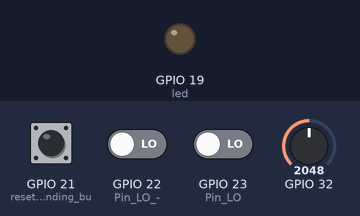
The sketch below on a simulated ESP32. Shown: output pins drawn as LEDs (lit = HIGH). The inputs (shaded band) are chosen by the test bench; at power-on: GPIO 21 (reset_and_data_sending_bu) LOW, GPIO 22 (Pin_LO_-) LOW, GPIO 23 (Pin_LO) LOW, GPIO 32 = 2048. WiFi joins after 1.5 s; servers stay silent unless stated; what the sketch prints to the serial monitor is not drawn.

Above: at 3.2 s.
3.3 s: GPIO 21 (reset_and_data_sending_bu) pulled HIGH for 3.2 s
At 4.4 s:
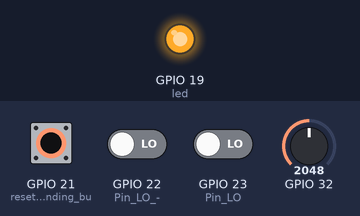
9.5 s: GPIO 21 (reset_and_data_sending_bu) pulled HIGH for 0.15 s
At 12.41 s:
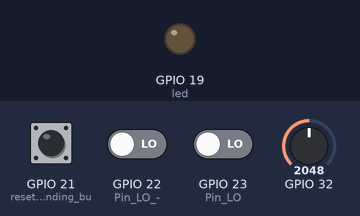
12.6 s: GPIO 21 (reset_and_data_sending_bu) pulled HIGH for 1 s
At 13.9 s:
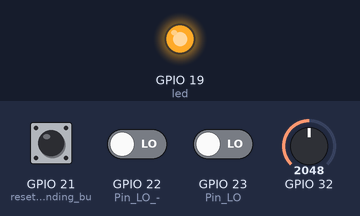
16.6 s: GPIO 21 (reset_and_data_sending_bu) driven HIGH and GPIO 22 (Pin_LO_-) driven HIGH
18.1 s: GPIO 22 (Pin_LO_-) driven LOW
At 19.3 s:
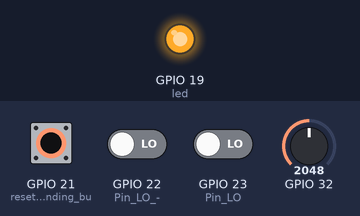
Timing chart, 0 to 21.1 s (numbered marks = the images above; inputs shaded):
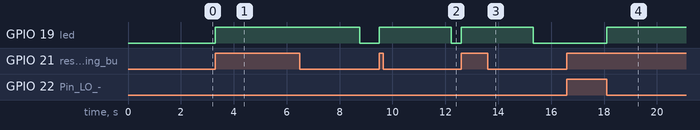

The sketch:

ecg_hardware.ino
```cpp
#include <WiFi.h>
#include <FirebaseESP32.h>

// Replace with your network credentials
const char* WIFI_SSID = "Ojiya";
const char* WIFI_PASSWORD = "ojith@1234";

// Replace with your Firebase credentials
#define FIREBASE_HOST "https://arduino-ecg-f7bf6-default-rtdb.asia-southeast1.firebasedatabase.app/"
#define FIREBASE_AUTH "AIzaSyCsMrtXRm0MWjuC4Xx8b4oxII53fucApQA "

// FirebaseESP32 data object
FirebaseData firebaseData;
FirebaseJsonArray sdata;

bool set=false;//for send the data to firebase

int count =1;//for differnet memo
#define led 19

void setup() {
  Serial.begin(115200);
  pinMode(23, INPUT); // Pin LO +
  pinMode(22, INPUT); // Pin LO -
  pinMode(led, OUTPUT); // led
  pinMode(21, INPUT);//reset and data sending button

  // Connect to Wi-Fi
  WiFi.begin(WIFI_SSID, WIFI_PASSWORD);
  while (WiFi.status() != WL_CONNECTED) {
    delay(1000);
    Serial.println("Connecting to WiFi...");
  }
  Serial.println("WiFi Connected");

  // Connect to Firebase
  Firebase.begin(FIREBASE_HOST, FIREBASE_AUTH);
  Firebase.reconnectWiFi(true);
}

void loop() {

  if(digitalRead(21)==HIGH){
    set=true;
  }else{
    set=false;
  }


  if(set!=false){
    if ((digitalRead(23) == 1) || (digitalRead(22) == 1)) {
      Serial.println('!');
    }else {
      digitalWrite(led,HIGH);
      for(int i=0;i<250;i++){

        int ecgValue = analogRead(32);
      Serial.print("ecgValue ");
      Serial.println(ecgValue);
       sdata.set("/["+String(i)+"]",analogRead(32));//data sending
       delay(10);
      }
    Firebase.setArray(firebaseData,count,sdata);
        digitalWrite(led,LOW);
    }
    count++;
    Serial.print("count is ");
    Serial.println(count);
  }

  delay(1);
}
```

Measured:
- after the input at 3.3 s, GPIO 19 (led): LOW → HIGH at once, → LOW 5.5 s later
- after the input at 9.5 s, GPIO 19 (led): LOW → HIGH at once, → LOW 2.7 s later
- after the input at 12.6 s, GPIO 19 (led): LOW → HIGH at once, → LOW 2.7 s later
- after the input at 18.1 s, GPIO 19 (led): LOW → HIGH at once
